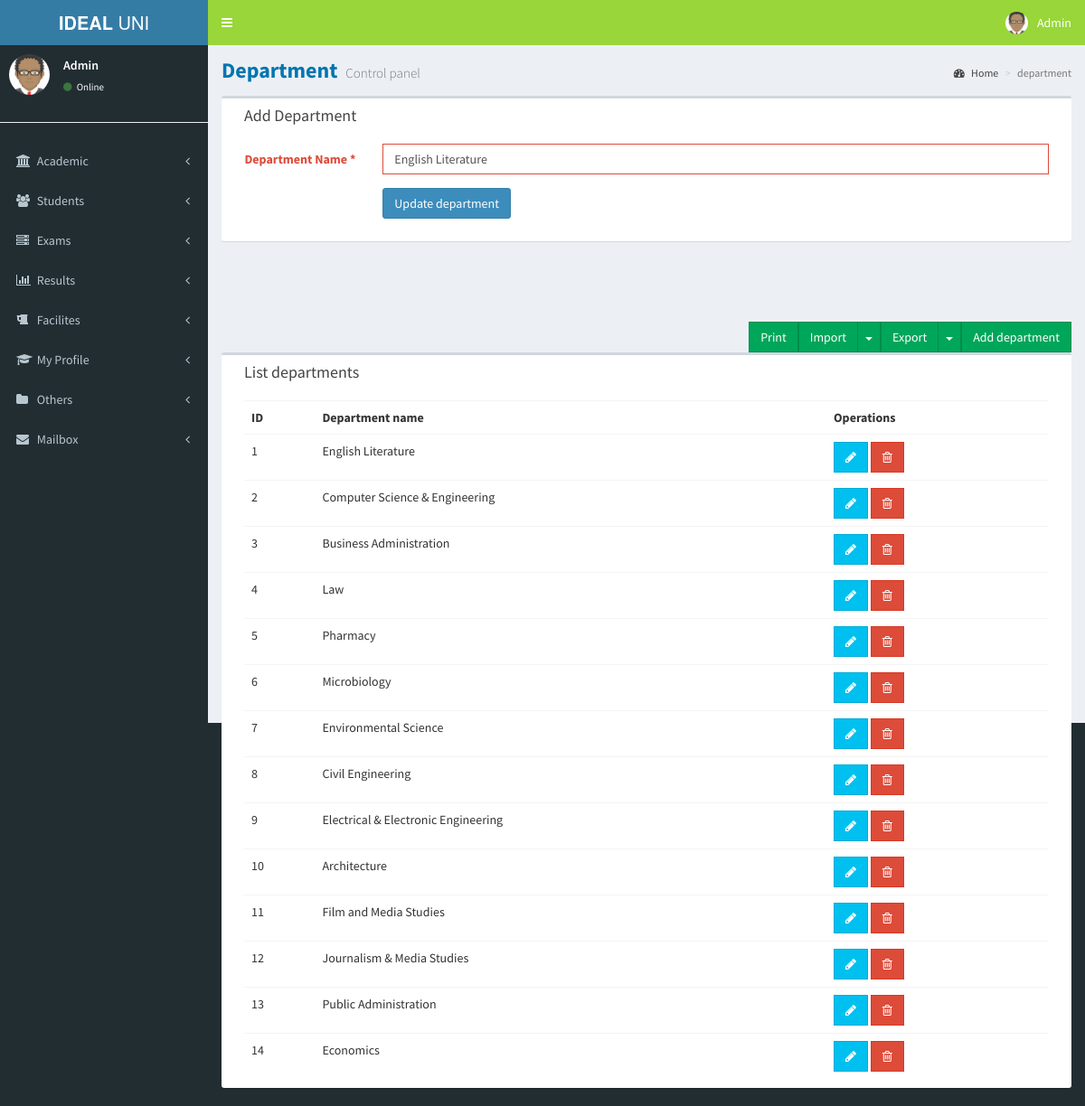
The app's page /departments.php?id=1&editdepartment=yes (signed in) with its own data.
### tables this page shows
CREATE TABLE `department` (
  `id` int(11) NOT NULL,
  `name` varchar(250) NOT NULL
);

### config.php (called while the page is built, shortened)
<?php
if (isset($_SESSION['LOGIN_NAME'])) {
    $LOGIN_TYPE = $_SESSION['LOGIN_TYPE'];
} else {
    header("Location:login.php");
}
?>

### departments.php (the view, shortened to what this page needs)
<?php
$name = "";
include("header.php");
include("leftsidebar.php");
?>
<div class="content-wrapper">
    <section class="content-header">
        <h1>
            Department
            <small>Control panel</small>
        </h1>
        <ol class="breadcrumb">
            <li><a href="#"><i class="fa fa-dashboard"></i> Home</a></li>
            <li class="active">department</li>
        </ol>
    </section>
    <?php if (isset($_GET['adddepartment']) || isset($_GET['editdepartment'])) { ?>
        <?php
        if (isset($_GET['editdepartment'])) {
            $id = $_GET['id'];
            $sql = "SELECT * FROM department where id=$id";
            $result = $conn->query($sql);
            if ($result->num_rows > 0) {
                while ($row = $result->fetch_assoc()) {
                    $name = $row['name'];
                }
            }
        }
        ?>
        <section class="content">
            <div class="box col-xs-12">
                <div class="box-header">
                    <h3 class="box-title ng-binding">Add Department</h3>
                </div>
                <div class="box-body">
                    <form class="form-horizontal " method="post" action="departments.php" >
                        <div class="form-group has-error" >
                            <label for="inputEmail3" class="col-sm-2 control-label ng-binding">Department Name * </label>
                            <div class="col-sm-10">
                                <input type="text" name="name"
                                       class="form-control ng-pristine ng-invalid ng-invalid-required" required=""
                                       placeholder="Department Name" value="<?= $name; ?>">
                            </div>
                        </div>
                        <div class="form-group">
                            <div class="col-sm-offset-2 col-sm-10">
                                <?php if (isset($_GET['editdepartment'])) { ?>
                                    <input type="submit" class="btn btn-primary ng-binding" value="Update department" name="update" >
                                <?php } else { ?>
                                    <input type="submit" class="btn btn-primary ng-binding" value="Add department" name="submit" >
                                <?php } ?>
                            </div>
                        </div>
                    </form>
                </div>
            </div>
        </section>
    <?php }
      if($LOGIN_TYPE=="admin"){
    ?>
    <section class="content">
        <a href="departments.php?adddepartment=yes"
           class="floatRTL btn btn-success btn-flat pull-right marginBottom15 no-print ng-binding">Add department</a>
        <div class="btn-group pull-right no-print">
            <button type="button" class="btn btn-success btn-flat ng-binding">Export</button>
            <button type="button" class="btn btn-success btn-flat dropdown-toggle" data-toggle="dropdown">
                <span class="caret"></span>
            </button>
        </div>
        <div class="btn-group pull-right no-print">
            <button type="button" class="btn btn-success btn-flat ng-binding">Import</button>
            <button type="button" class="btn btn-success btn-flat dropdown-toggle" data-toggle="dropdown">
                <span class="caret"></span>
            </button>
        </div>
        <a href="javascript:window.print()" class="floatRTL btn btn-success btn-flat pull-right marginBottom15 no-print ng-binding">Print</a>
        <div class="box col-xs-12">
            <div class="box-header">
                <h3 class="box-title ng-binding">List departments</h3>
            </div>
            <div class="box-body table-responsive">
                <table class="table table-hover">
                    <tbody><tr>
                            <th class="ng-binding">ID</th>
                            <th class="ng-binding">Department name</th>
                            <th class="no-print ng-binding">Operations</th>
                        </tr>
                        <?php
                        $sql = "SELECT * FROM department";
                        $result = $conn->query($sql);
                        if ($result->num_rows > 0) {
                            while ($row = $result->fetch_assoc()) {
                                ?>
                                <tr  >
                                    <td class="ng-binding"><?= $row["id"]; ?></td>
                                    <td class="ng-binding"><?= $row["name"]; ?></td>
                                    <td class="no-print">
                                        <a  href="departments.php?id=<?= $row["id"]; ?>&editdepartment=yes" class="btn btn-info btn-flat" title="" tooltip="" data-original-title="Edit"><i class="fa fa-pencil"></i></a>
                                        <a    href="departments.php?id=<?= $row["id"]; ?>&deletedepartment=yes"" class="btn btn-danger btn-flat" title="" tooltip="" data-original-title="Remove"><i class="fa fa-trash-o"></i></a>
                                    </td>
                                </tr>
                                <?php
                            }
                        } else {
                            echo ' <tr   class="ng-hide"><td class="noTableData ng-binding" colspan="5">No department</td></tr>';
                        }
                        ?>
                    </tbody></table>
            </div>
        </div>
    </section>
      <?php } ?>
</div>
<?php
include("footer.php");
?>

### records on screen
department: name "English Literature", id "1"
department: id "2", name "Computer Science & Engineering"
department: id "3", name "Business Administration"
department: id "4", name "Law"
department: id "5", name "Pharmacy"
department: id "6", name "Microbiology"
department: id "7", name "Environmental Science"
department: id "8", name "Civil Engineering"
department: id "9", name "Electrical & Electronic Engineering"
department: id "10", name "Architecture"
department: id "11", name "Film and Media Studies"
department: id "12", name "Journalism & Media Studies"
department: id "13", name "Public Administration"
department: id "14", name "Economics"

### other values on screen
$LOGIN_NAME "Admin"
